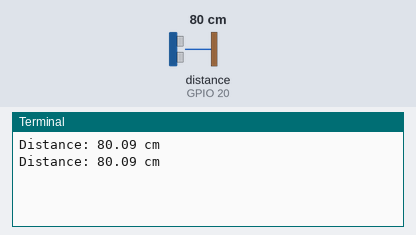
Recording of a program running on a simulated Raspberry Pi (BCM pin numbers). Shown: the last lines printed to the terminal. Inputs (shaded band) come from the test bench; at power-on: distance to the obstacle (sensor on GPIO 20) 80 cm. The echo pulse lasts 58.3 µs per cm; the clock reads 2024-03-15 10:24:30 at power-on unless the program sets it.

Above: at 1.2 s.
1.3 s: distance to the obstacle (sensor on GPIO 20) set to 2 cm
At 2.6 s:
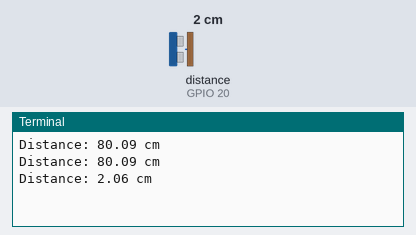
2.8 s: distance to the obstacle (sensor on GPIO 20) set to 4 cm
At 4.1 s:
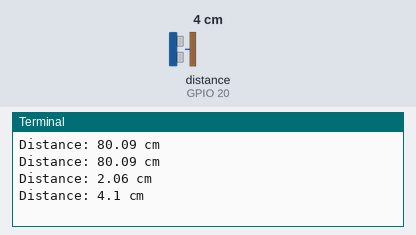
Timing chart, 0 to 5.8 s (numbered marks = the images above; inputs shaded):
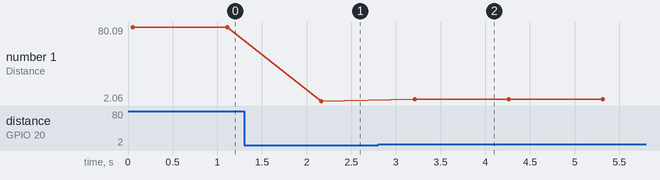

Measured:
- after the input at 1.3 s, the terminal: prints a new line after 0.86 s (image 1)
- after the input at 2.8 s, the terminal: prints a new line after 0.41 s (image 2)
- plotted number 1: 80.09 → 2.06 after the input at 1.3 s, 2.06 → 4.1 after the input at 2.8 s

The program:

R46._Ultrasonic_Distance_Measurement.py
```python
"""
Components Used:
1. Raspberry Pi
2. Ultrasonic Sensor
3. Breadboard
4. Jumper Wires
"""

import time
import RPi.GPIO as gpio

# ---------------- GPIO Setup ----------------
trig_pin = 21  # trigger pin
echo_pin = 20  # echo pin

gpio.setmode(gpio.BCM)        # use BCM numbering
gpio.setup(trig_pin, gpio.OUT)
gpio.setup(echo_pin, gpio.IN)

# ---------------- Distance Function ----------------
def get_distance():
    gpio.output(trig_pin, False)
    time.sleep(0.05)  # allow sensor to settle

    # send 10µs trigger pulse
    gpio.output(trig_pin, True)
    time.sleep(0.00001)
    gpio.output(trig_pin, False)

    # wait for echo to go HIGH
    while gpio.input(echo_pin) == 0:
        start_time = time.time()

    # wait for echo to go LOW
    while gpio.input(echo_pin) == 1:
        stop_time = time.time()

    # calculate distance in cm
    duration = stop_time - start_time
    distance = (duration * 34300) / 2  # speed of sound

    return round(distance, 2)

# ---------------- Main Loop ----------------
try:
    while True:
        distance = get_distance()        # read distance
        print(f"Distance: {distance} cm")
        time.sleep(1)                   # delay between readings

except KeyboardInterrupt:
    gpio.cleanup()  # reset GPIO
```
